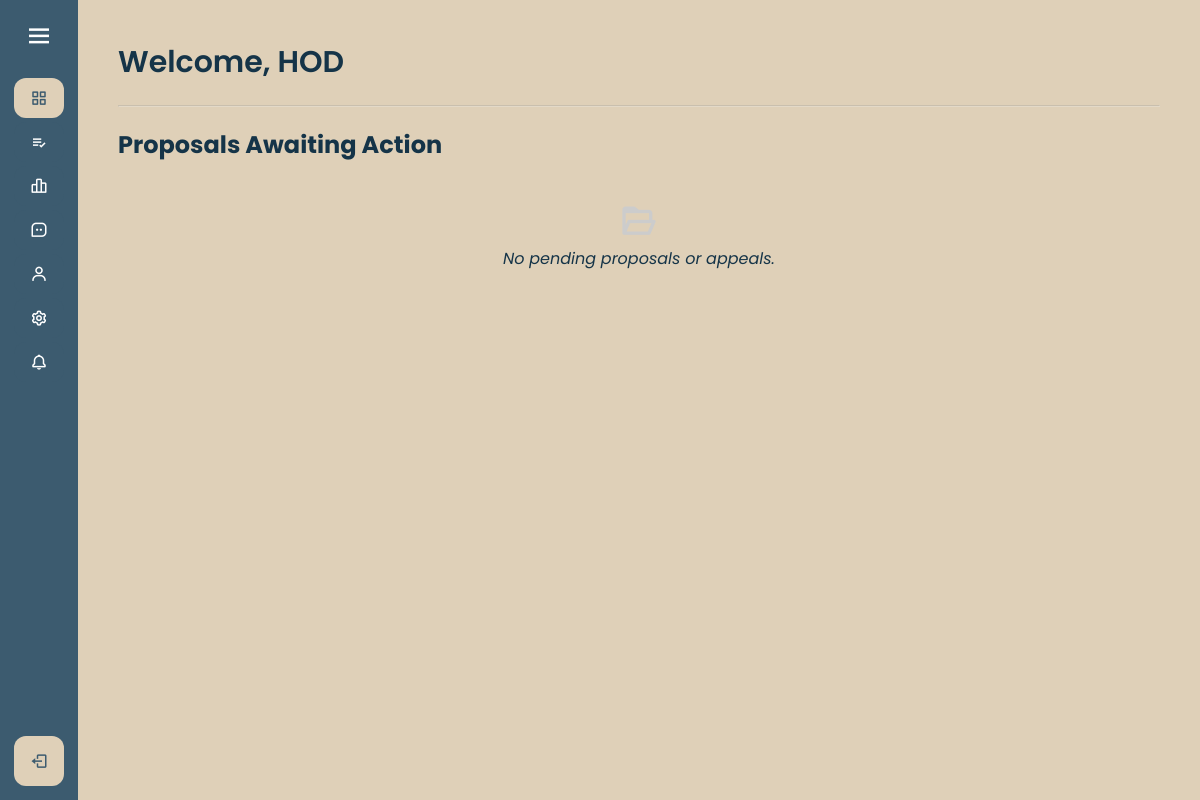
/hod_page.php (signed in), run on an earlier commit of the app's database.
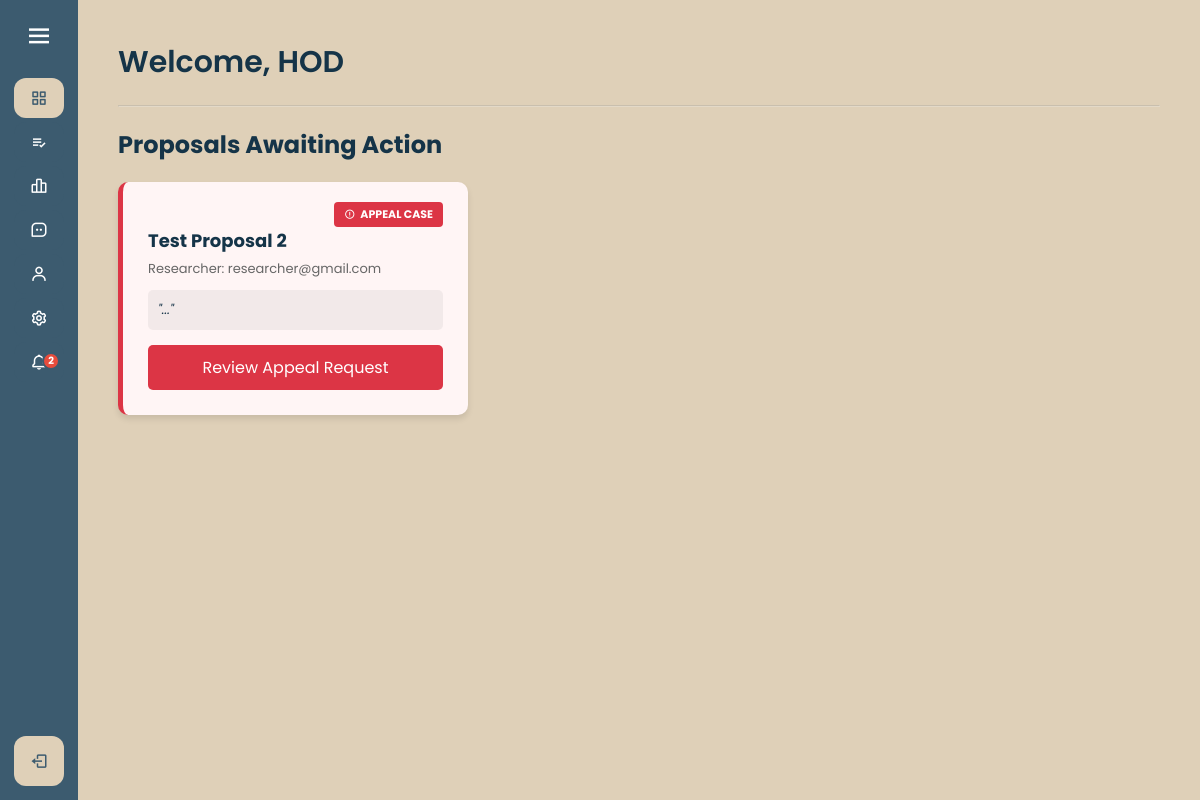
And on a later commit of the database.
### tables this page shows
CREATE TABLE `reviews` (
  `id` int(11) NOT NULL,
  `reviewer_id` int(11) NOT NULL,
  `reviewer_email` varchar(255) DEFAULT NULL,
  `proposal_id` int(11) NOT NULL,
  `status` enum('Pending','Completed') DEFAULT 'Pending',
  `assigned_date` date DEFAULT curdate(),
  `type` enum('Proposal','Appeal') DEFAULT 'Proposal',
  `feedback` text DEFAULT NULL,
  `annotated_file` varchar(255) DEFAULT NULL,
  `decision` enum('RECOMMEND','REJECT') DEFAULT NULL,
  `review_date` datetime DEFAULT NULL
);

CREATE TABLE `proposals` (
  `id` int(11) NOT NULL,
  `title` varchar(255) NOT NULL,
  `description` text DEFAULT NULL,
  `researcher_email` varchar(255) NOT NULL,
  `file_path` varchar(255) NOT NULL,
  `reviewer_email` varchar(255) DEFAULT NULL,
  `status` enum('DRAFT','SUBMITTED','ASSIGNED','PENDING_REVIEW','REQUIRES_AMENDMENT','RESUBMITTED','RECOMMENDED','REJECTED','APPROVED','APPEALED','APPEAL_REJECTED') DEFAULT 'SUBMITTED',
  `created_at` timestamp NOT NULL DEFAULT current_timestamp(),
  `approved_at` datetime DEFAULT NULL,
  `resubmitted_at` datetime DEFAULT NULL,
  `priority` enum('Normal','High') DEFAULT 'Normal',
  `department_id` int(11) DEFAULT NULL,
  `reviewer_feedback` text DEFAULT NULL,
  `amendment_notes` text DEFAULT NULL,
  `budget_requested` decimal(10,2) DEFAULT 0.00,
  `approved_budget` decimal(10,2) DEFAULT 0.00,
  `amount_spent` decimal(10,2) DEFAULT 0.00
);

### hod_page.php (the view, shortened to what the changed rows need)
<?php
require 'config.php';
$query = "SELECT p.*, r.feedback
          FROM proposals p
          JOIN reviews r ON p.id = r.proposal_id
          WHERE p.status IN ('RECOMMEND', 'APPEALED')
          ORDER BY p.priority DESC, p.created_at ASC";
$result = $conn->query($query);
?>
<!DOCTYPE html>
<html lang="en">
<head>
    <link rel="stylesheet" href="styling/style.css">
    <link rel="stylesheet" href="styling/dashboard.css">
    <link href="https://unpkg.com/boxicons@2.1.4/css/boxicons.min.css" rel="stylesheet">
</head>
<body>
    <?php include 'sidebar.php'; ?>
    <section class="home-section">
        <h2>Proposals Awaiting Action</h2>
        <div class="card-container">
            <?php if ($result->num_rows > 0): ?>
                <?php while($row = $result->fetch_assoc()): ?>
                    <?php
                        $is_appeal = ($row['status'] == 'APPEALED');
                        if ($is_appeal) {
                            $border_color = '#dc3545';
                            $bg_color = '#fff5f5';
                            $badge_text = "APPEAL CASE";
                            $badge_class = 'bx-error-circle';
                            $badge_bg = '#dc3545';
                            $btn_text = "Review Appeal Request";
                            $btn_color = "#dc3545";
                        }
                    ?>
                    <div class="card" style="width: 350px; border-left: 5px solid <?= $border_color ?>; background: <?= $bg_color ?>;">
                        <span style="background: <?= $badge_bg ?>; color: white; padding: 4px 10px; border-radius: 4px; font-size: 11px; font-weight: bold; float: right; margin-top: -5px; display: flex; align-items: center; gap: 5px;">
                            <i class='bx <?= $badge_class ?>'></i> <?= $badge_text ?>
                        </span>
                        <h3 style="color: #153448; margin-top: 5px; clear: both;"><?= htmlspecialchars($row['title']) ?></h3>
                        <p style="font-size: 13px; color: #666; margin-bottom:10px;">Researcher: <?= htmlspecialchars($row['researcher_email']) ?></p>
                        <div style="background: rgba(0,0,0,0.05); padding: 10px; border-radius: 5px; margin-bottom: 15px; font-size: 13px; font-style: italic;">
                            "<?= htmlspecialchars(substr($row['feedback'], 0, 80)) ?>..."
                        </div>
                        <a href="hod_approve.php?id=<?= $row['id'] ?>" class="btn-action" style="width: 100%; text-decoration: none; background-color: <?= $btn_color ?>; color: white; display: block; text-align: center; padding: 10px; border-radius: 5px;">
                           <?= $btn_text ?>
                        </a>
                    </div>
                <?php endwhile; ?>
            <?php else: ?>
                <div style="text-align: center; width: 100%; color: #666; margin-top: 20px;">
                    <i class='bx bx-folder-open' style="font-size: 40px; color: #ccc;"></i>
                    <p style="font-style: italic;">No pending proposals or appeals.</p>
                </div>
            <?php endif; ?>
        </div>
    </section>
</body>
</html>

### sidebar.php (shortened to what the changed rows need)
<?php
require_once 'config.php';
$current = basename($_SERVER['PHP_SELF']);
$unread_count = 0;
if (isset($_SESSION['email']) && isset($conn)) {
    $n_stmt = $conn->prepare("SELECT COUNT(*) as count FROM notifications WHERE user_email = ? AND is_read = 0");
    $n_stmt->bind_param("s", $_SESSION['email']);
    $n_stmt->execute();
    $unread_count = (int)($n_stmt->get_result()->fetch_assoc()['count'] ?? 0);
}
?>
<div class="sidebar" id="sidebar">
    <ul class="nav-list">
        <li>
            <a href="notifications.php" class="<?= $current == 'notifications.php' ? 'active' : '' ?>" style="position: relative;">
                <i class='bx bx-bell'></i>
                <?php if ($unread_count > 0): ?>
                    <span class="notif-badge"><?= $unread_count ?></span>
                <?php endif; ?>
            </a>
        </li>
    </ul>
</div>

What changed in the data, as far as the page shows it:
added reviews: proposal.status "APPEAL CASE", proposal.title "Test Proposal 2", proposal.researcher_email "researcher@gmail.com", proposal.status "Review Appeal Request"
Also different on the page:
$unread_count: (not shown) → "2"
text no longer shown: "No pending proposals or appeals."
